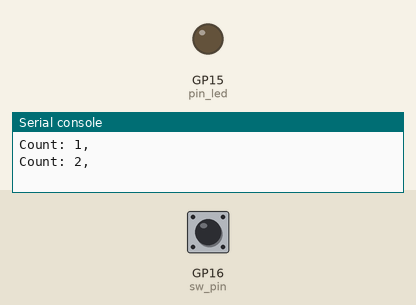
A program run on a simulated Raspberry Pi Pico running MicroPython. On the bench: output pins drawn as LEDs (lit = HIGH), the last lines printed to the serial console. The inputs (shaded band) are chosen by the test bench; at power-on: GP16 (sw_pin) HIGH.

Above: at 1.2 s.
1.3 s: GP16 (sw_pin) pulled LOW for 0.15 s
At 1.37 s:
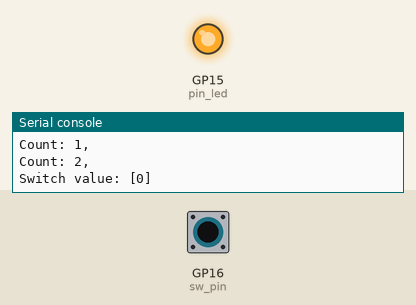
2.9 s: GP16 (sw_pin) pulled LOW for 3.2 s
At 6.5 s:
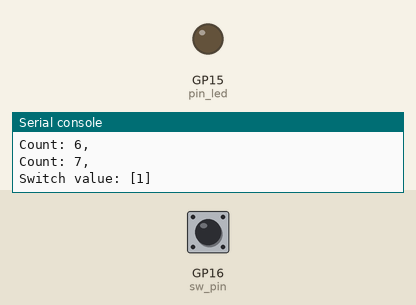
Timing chart, 0 to 8.0 s (numbered marks = the images above; inputs shaded):
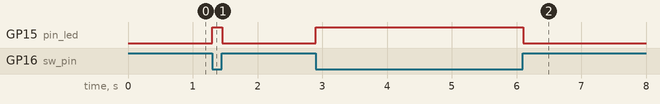

Measured:
- after the input at 1.3 s, GP15 (pin_led): LOW → HIGH at once, → LOW 0.15 s later
- after the input at 2.9 s, GP15 (pin_led): LOW → HIGH at once, → LOW 3.2 s later

The program:

main.py
```python
from machine import Pin
import rp2
import time
import rp2
from machine import Pin
import time

LED_PIN = 15
SW_PIN = 16
STATE_MACHINE_LED = 0
STATE_MACHINE_SW = 1
STATE_MACHINE_FREQ = 2000

pin_led = Pin(LED_PIN, Pin.OUT)
sw_pin = Pin(SW_PIN, Pin.IN, Pin.PULL_UP)

@rp2.asm_pio()
def checkpin():
    wrap_target()
    wait(0, pin, 0)
    set(x, 0)
    mov(isr, x)
    push()
    irq(1)
    nop() [31]
    wait(1, pin, 0)
    set(x, 1)
    mov(isr, x)
    push()
    irq(1)
    nop() [31]
    wrap()


def handle_switch(sm_sw):
    value = sm_sw.get()
    print("Switch value: [{}]".format(value))
    if value == 1:
        pin_led.low()
    else:
        pin_led.high()

def initialize():
    sm_sw = rp2.StateMachine(STATE_MACHINE_SW, checkpin, freq=STATE_MACHINE_FREQ, in_base=sw_pin)
    sm_sw.irq(handle_switch)
    sm_sw.active(1)


initialize()
count = 0
while True:
    count += 1
    print("Count: {},".format(count))
    time.sleep(1)
```
